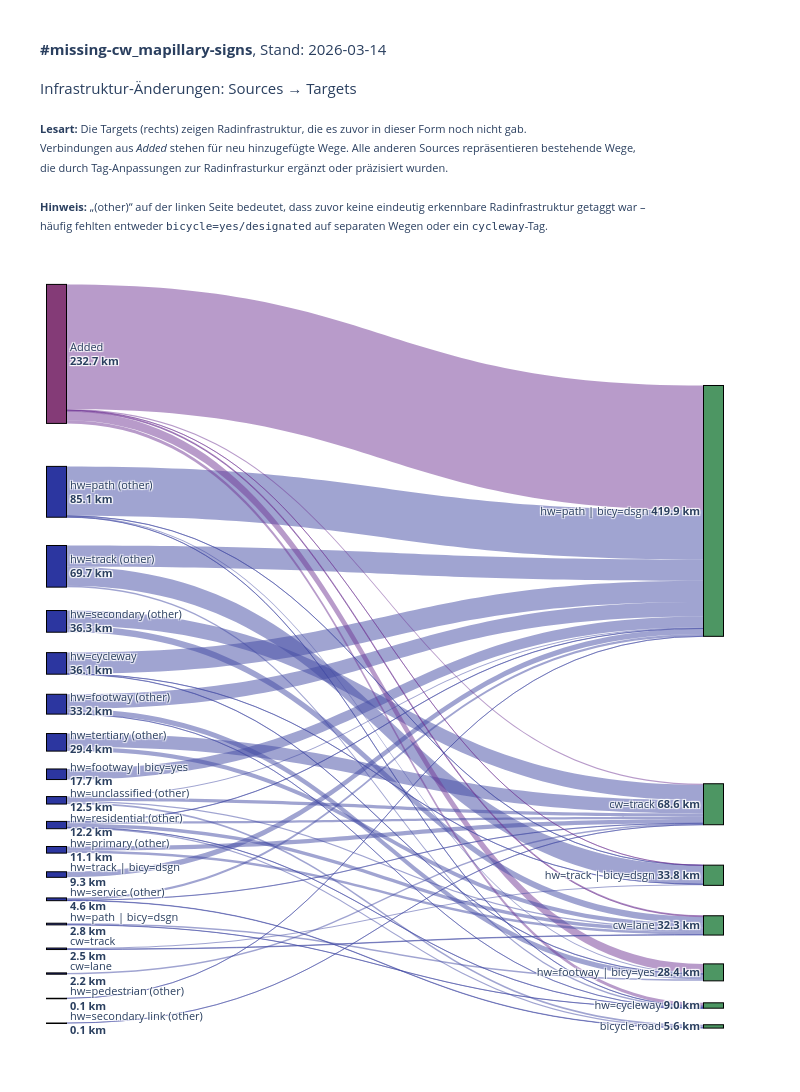

Notebook source saved alongside this figure:
### Code cell
# Sankey-Diagramm mit plotly erstellen (mit differenzierten Quellen)
import plotly.graph_objects as go
import numpy as np

# Erstelle Sankey-Daten
sankey_df = get_infrastructure_analysis_sankey()

# Filtere nur positive Werte
sankey_df = sankey_df[sankey_df['value'] > 0].copy()

# Hole alle eindeutigen Sources und Targets
sources = sorted(sankey_df['source'].unique())
targets = sorted(sankey_df['target'].unique())

# Berechne Gesamtwerte für Farbcodierung und Sortierung
source_totals = sankey_df.groupby('source')['value'].sum().to_dict()
target_totals = sankey_df.groupby('target')['value'].sum().to_dict()

# Sortiere nach Gesamtwert für bessere Positionierung
sources = sorted(sources, key=lambda x: source_totals.get(x, 0), reverse=True)
targets = sorted(targets, key=lambda x: target_totals.get(x, 0), reverse=True)

# Erstelle Liste aller Knoten: Sources links, Targets rechts (auch wenn sie überlappen)
# Jeder Knoten erscheint zweimal wenn er sowohl Source als auch Target ist
all_nodes = sources + targets
# Erstelle Indizes: Sources bekommen Indizes 0..len(sources)-1, Targets bekommen len(sources)..len(sources)+len(targets)-1
source_indices_map = {source: idx for idx, source in enumerate(sources)}
target_indices_map = {target: len(sources) + idx for idx, target in enumerate(targets)}

# Erstelle source, target und value Listen für plotly
source_indices = []
target_indices = []
values = []
link_colors = []

# Farben definieren
color_added = 'rgba(114, 56, 150, 0.5)'
color_other = 'rgba(67, 75, 163, 0.5)'

for _, row in sankey_df.iterrows():
    source = row['source']
    target = row['target']
    value = row['value']
    
    # Verwende separate Indizes für Sources (links) und Targets (rechts)
    source_indices.append(source_indices_map[source])
    target_indices.append(target_indices_map[target])
    values.append(value)
    
    # Farbe basierend auf Source
    if source == 'Added':
        link_colors.append(color_added)
    else:
        link_colors.append(color_other)

# Erstelle Knoten-Farben und Labels
node_colors = []
node_labels = []
node_x = []  # X-Positionen: 0 für Sources, 1 für Targets
node_y = []  # Y-Positionen: proportional zu Werten

# Berechne Y-Positionen für Sources (proportional zu Werten)
source_total = sum(source_totals.values())
y_current = 0
source_y_positions = {}
for source in sources:
    total = source_totals.get(source, 0)
    if total > 0:
        height = total / source_total if source_total > 0 else 0
        source_y_positions[source] = y_current + height / 2
        y_current += height

# Berechne Y-Positionen für Targets (proportional zu Werten)
target_total = sum(target_totals.values())
y_current = 0
target_y_positions = {}
for target in targets:
    total = target_totals.get(target, 0)
    if total > 0:
        height = total / target_total if target_total > 0 else 0
        target_y_positions[target] = y_current + height / 2 
        y_current += height


# # Berechne Y-Positionen für Targets (proportional zu Werten) + variable Gaps
# target_total = sum(target_totals.values())

# # Parameter zum Tuning
# min_height = 0.012      # Mindest-"Höhe" pro Node (macht kleine Nodes lesbarer)
# gap_base   = 0.002      # Grundabstand zwischen Nodes
# gap_scale  = 0.020      # wie stark kleine Nodes extra Abstand bekommen

# # 1) Roh-Heights
# heights = np.array([target_totals.get(t, 0) / target_total for t in targets], dtype=float)

# # 2) Mindesthöhe erzwingen (optional, aber sehr hilfreich bei vielen kleinen Nodes)
# heights = np.maximum(heights, min_height)

# # 3) Variable Gaps: kleine Nodes bekommen mehr Abstand
# #    (wenn height klein => (h_max - h) groß => gap groß)
# h_max = heights.max() if len(heights) else 0
# gaps = gap_base + gap_scale * (h_max - heights)

# # 4) Normalisieren: Sum(heights) + Sum(gaps) muss in [0..1] passen
# total_span = heights.sum() + gaps.sum()
# heights = heights / total_span
# gaps    = gaps    / total_span

# # 5) Midpoints berechnen
# target_y_positions = {}
# y_current = 0.0
# for t, h, g in zip(targets, heights, gaps):
#     target_y_positions[t] = y_current + h / 2
#     y_current += h + g

###############################
import numpy as np

def compute_y_positions(items, totals, min_height=0.012, gap_base=0.002, gap_scale=0.020):
    total_sum = sum(totals.values())
    if total_sum == 0:
        return {item: 0.5 for item in items}

    # 1) Roh-Heights
    heights = np.array([totals.get(i, 0) / total_sum for i in items], dtype=float)

    # 2) Mindesthöhe erzwingen
    heights = np.maximum(heights, min_height)

    # 3) Variable Gaps (kleine Nodes → größerer Abstand)
    h_max = heights.max()
    gaps = gap_base + gap_scale * (h_max - heights)

    # 4) Normalisieren
    total_span = heights.sum() + gaps.sum()
    heights /= total_span
    gaps    /= total_span

    # 5) Midpoints berechnen
    y_positions = {}
    y_current = 0.0
    for item, h, g in zip(items, heights, gaps):
        y_positions[item] = y_current + h / 2
        y_current += h + g

    return y_positions

source_y_positions = compute_y_positions(
    sources,
    source_totals,
    min_height=0.024,   # Sources meist weniger → etwas größer
    gap_base=0.02,
    gap_scale=0.020
)

target_y_positions = compute_y_positions(
    targets,
    target_totals,
    min_height=0.012,
    gap_base=0.002,
    gap_scale=0.020
)



# Erstelle Knoten-Arrays: Zuerst alle Sources, dann alle Targets
# Sources (links)
for source in sources:
    node_x.append(0.05)  # Links für Sources, mit etwas Abstand zum Rand
    node_y.append(source_y_positions.get(source, 0))
    if source == 'Added':
        node_colors.append("#843b77")
    else:
        node_colors.append("#2c36a0")
    # Label mit Gesamtwert - kürzere Formatierung
    total = source_totals.get(source, 0)
    label = source.replace('_other', ' (other)').replace('bicycle=designated', '| bicy=dsgn').replace('bicycle=yes', '| bicy=yes').replace('_', ' ')
    if len(label) > 30:
        label = label[:27] + '...'
    node_labels.append(f'{label}<br><b>{total:.1f} km</b>')

# Targets (rechts)
for target in targets:
    node_x.append(0.95)  # Rechts für Targets, mit etwas Abstand zum Rand
    node_y.append(target_y_positions.get(target, 0))
    node_colors.append("#4d9663")
    total = target_totals.get(target, 0)
    label = target.replace('bicycle=designated', '| bicy=dsgn').replace('bicycle=yes', '| bicy=yes').replace('_', ' ')
    if len(label) > 30:
        label = label[:27] + '...'
    node_labels.append(f'{label} <b>{total:.1f} km</b>')

# Erstelle das Sankey-Diagramm
fig = go.Figure(data=[go.Sankey(
    arrangement='perpendicular',  # Bessere Anordnung der Links
    node=dict(
        pad=25,  # Mehr Abstand zwischen Knoten
        thickness=20,  # Dickere Knoten für bessere Lesbarkeit
        line=dict(color="black", width=1),
        label=node_labels,
        color=node_colors,
        x=node_x,
        y=node_y
    ),
    link=dict(
        source=source_indices,
        target=target_indices,
        value=values,
        color=link_colors,
        hovertemplate='<b>%{source.label}</b> → <b>%{target.label}</b><br>Wert: <b>%{value:.1f} km</b><extra></extra>'
    )
)])

print (node_y)

fig.update_layout(
    #title_text="<b>#missing-cw_mapillary-signs</b>, by 2025-12-01 <br><br> Infrastruktur-Änderungen: Sources → Targets <br>",
    title_text=(
    "<b>#missing-cw_mapillary-signs</b>, Stand: "+ DATE_SNAPSHOT +"<br><br>" 
    "Infrastruktur-Änderungen: Sources → Targets<br><br>"
    "<span style='font-size:11px;'>"
    "<b>Lesart:</b> Die Targets (rechts) zeigen Radinfrastruktur, "
    "die es zuvor in dieser Form noch nicht gab. <br>"
    "Verbindungen aus <i>Added</i> stehen für neu hinzugefügte Wege. "
    "Alle anderen Sources repräsentieren bestehende Wege, <br>"
    "die durch Tag-Anpassungen zur Radinfrasturkur ergänzt oder präzisiert wurden.<br>"
    "<br>"
    "<b>Hinweis:</b> „(other)“ auf der linken Seite bedeutet, "
    "dass zuvor keine eindeutig erkennbare Radinfrastruktur "
    "getaggt war – <br>häufig fehlten entweder "
    "<span style='font-family:monospace;font-size:11px;'>bicycle=yes/designated</span>"
    " auf separaten Wegen oder ein "
    "<span style='font-family:monospace;font-size:11px;'>cycleway</span>"
    "-Tag.</span>"

) ,
    font_size=11,
    height=1200,
    width=800,  # Etwas breiter für bessere Darstellung
    margin=dict(l=20, r=50, t=260, b=50),  # Mehr Rand für Labels
        title=dict(
        y=0.95,
        yanchor="top"
    ),
)

fig.show()

### Figure 1 — Plotly figure (JSON) as saved in the notebook; plotly's stock layout.template omitted (floating-point values rounded to 4 significant figures)
{"data": [{"arrangement": "perpendicular", "link": {"color": ["rgba(114, 56, 150, 0.5)", "rgba(67, 75, 163, 0.5)", "rgba(67, 75, 163, 0.5)", "rgba(67, 75, 163, 0.5)", "rgba(67, 75, 163, 0.5)", "rgba(67, 75, 163, 0.5)", "rgba(67, 75, 163, 0.5)", "rgba(67, 75, 163, 0.5)", "rgba(67, 75, 163, 0.5)", "rgba(114, 56, 150, 0.5)", "rgba(67, 75, 163, 0.5)", "rgba(67, 75, 163, 0.5)", "rgba(67, 75, 163, 0.5)", "rgba(67, 75, 163, 0.5)", "rgba(67, 75, 163, 0.5)", "rgba(67, 75, 163, 0.5)", "rgba(67, 75, 163, 0.5)", "rgba(114, 56, 150, 0.5)", "rgba(67, 75, 163, 0.5)", "rgba(67, 75, 163, 0.5)", "rgba(67, 75, 163, 0.5)", "rgba(67, 75, 163, 0.5)", "rgba(67, 75, 163, 0.5)", "rgba(67, 75, 163, 0.5)", "rgba(67, 75, 163, 0.5)", "rgba(67, 75, 163, 0.5)", "rgba(67, 75, 163, 0.5)", "rgba(67, 75, 163, 0.5)", "rgba(67, 75, 163, 0.5)", "rgba(114, 56, 150, 0.5)", "rgba(67, 75, 163, 0.5)", "rgba(114, 56, 150, 0.5)", "rgba(67, 75, 163, 0.5)", "rgba(67, 75, 163, 0.5)", "rgba(67, 75, 163, 0.5)", "rgba(67, 75, 163, 0.5)", "rgba(67, 75, 163, 0.5)", "rgba(67, 75, 163, 0.5)", "rgba(67, 75, 163, 0.5)", "rgba(67, 75, 163, 0.5)", "rgba(67, 75, 163, 0.5)", "rgba(67, 75, 163, 0.5)", "rgba(67, 75, 163, 0.5)", "rgba(114, 56, 150, 0.5)", "rgba(67, 75, 163, 0.5)", "rgba(67, 75, 163, 0.5)"], "hovertemplate": "<b>%{source.label}</b> → <b>%{target.label}</b><br>Wert: <b>%{value:.1f} km</b><extra></extra>", "source": [0, 1, 2, 4, 2, 3, 5, 6, 7, 0, 3, 11, 5, 6, 10, 8, 9, 0, 10, 9, 12, 8, 13, 2, 15, 9, 8, 1, 8, 0, 14, 0, 14, 12, 4, 9, 9, 12, 1, 5, 1, 4, 13, 0, 17, 16], "target": [18, 18, 18, 18, 20, 19, 18, 19, 18, 22, 21, 18, 22, 21, 19, 19, 21, 23, 21, 19, 18, 24, 22, 23, 19, 24, 21, 22, 18, 19, 20, 21, 21, 24, 22, 18, 23, 19, 23, 23, 20, 20, 23, 20, 19, 18], "value": [208.6, 82.7, 35.7, 35.5, 31.5, 25.5, 24.4, 22.2, 17.7, 14.9, 10.8, 9.3, 8.6, 7.2, 6.9, 5.7, 5.7, 5.5, 4.2, 3.8, 3.7, 2.9, 2.6, 2.5, 2.2, 2.1, 2, 1.9, 1.9, 1.9, 1.7, 1.6, 0.8, 0.6, 0.4, 0.3, 0.3, 0.3, 0.3, 0.2, 0.2, 0.2, 0.2, 0.2, 0.1, 0.1]}, "node": {"color": ["#843b77", "#2c36a0", "#2c36a0", "#2c36a0", "#2c36a0", "#2c36a0", "#2c36a0", "#2c36a0", "#2c36a0", "#2c36a0", "#2c36a0", "#2c36a0", "#2c36a0", "#2c36a0", "#2c36a0", "#2c36a0", "#2c36a0", "#2c36a0", "#4d9663", "#4d9663", "#4d9663", "#4d9663", "#4d9663", "#4d9663", "#4d9663"], "label": ["Added<br><b>232.7 km</b>", "hw=path (other)<br><b>85.1 km</b>", "hw=track (other)<br><b>69.7 km</b>", "hw=secondary (other)<br><b>36.3 km</b>", "hw=cycleway<br><b>36.1 km</b>", "hw=footway (other)<br><b>33.2 km</b>", "hw=tertiary (other)<br><b>29.4 km</b>", "hw=footway | bicy=yes<br><b>17.7 km</b>", "hw=unclassified (other)<br><b>12.5 km</b>", "hw=residential (other)<br><b>12.2 km</b>", "hw=primary (other)<br><b>11.1 km</b>", "hw=track | bicy=dsgn<br><b>9.3 km</b>", "hw=service (other)<br><b>4.6 km</b>", "hw=path | bicy=dsgn<br><b>2.8 km</b>", "cw=track<br><b>2.5 km</b>", "cw=lane<br><b>2.2 km</b>", "hw=pedestrian (other)<br><b>0.1 km</b>", "hw=secondary link (other)<br><b>0.1 km</b>", "hw=path | bicy=dsgn <b>419.9 km</b>", "cw=track <b>68.6 km</b>", "hw=track | bicy=dsgn <b>33.8 km</b>", "cw=lane <b>32.3 km</b>", "hw=footway | bicy=yes <b>28.4 km</b>", "hw=cycleway <b>9.0 km</b>", "bicycle road <b>5.6 km</b>"], "line": {"color": "black", "width": 1}, "pad": 25, "thickness": 20, "x": [0.05, 0.05, 0.05, 0.05, 0.05, 0.05, 0.05, 0.05, 0.05, 0.05, 0.05, 0.05, 0.05, 0.05, 0.05, 0.05, 0.05, 0.05, 0.95, 0.95, 0.95, 0.95, 0.95, 0.95, 0.95], "y": [0.1201, 0.2964, 0.3917, 0.4621, 0.5159, 0.568, 0.6168, 0.6576, 0.6909, 0.7226, 0.7542, 0.7859, 0.8175, 0.8492, 0.8808, 0.9125, 0.9441, 0.9758, 0.3209, 0.696, 0.7868, 0.8509, 0.911, 0.9533, 0.9801]}, "type": "sankey"}], "layout": {"font": {"size": 11}, "height": 1200, "margin": {"b": 50, "l": 20, "r": 50, "t": 260}, "title": {"text": "<b>#missing-cw_mapillary-signs</b>, Stand: 2026-03-14<br><br>Infrastruktur-Änderungen: Sources → Targets<br><br><span style='font-size:11px;'><b>Lesart:</b> Die Targets (rechts) zeigen Radinfrastruktur, die es zuvor in dieser Form noch nicht gab. <br>Verbindungen aus <i>Added</i> stehen für neu hinzugefügte Wege. Alle anderen Sources repräsentieren bestehende Wege, <br>die durch Tag-Anpassungen zur Radinfrasturkur ergänzt oder präzisiert wurden.<br><br><b>Hinweis:</b> „(other)“ auf der linken Seite bedeutet, dass zuvor keine eindeutig erkennbare Radinfrastruktur getaggt war – <br>häufig fehlten entweder <span style='font-family:monospace;font-size:11px;'>bicycle=yes/designated</span> auf separaten Wegen oder ein <span style='font-family:monospace;font-size:11px;'>cycleway</span>-Tag.</span>", "y": 0.95, "yanchor": "top"}, "width": 800}}
